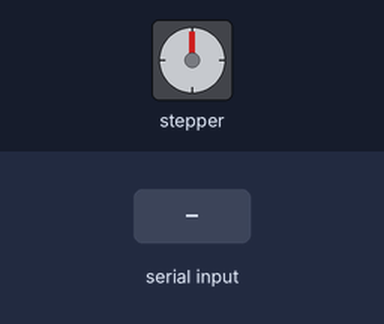
A sketch run on a simulated Arduino Uno, built with avr-gcc and run on an emulated ATmega328P. Parts: stepper motor. Wiring (inferred from the names in the program): stepper motor driver (200 steps per turn assumed): step pin 3; direction pin 4. The inputs (shaded band) are chosen by the test bench. What the sketch prints to the serial monitor is not drawn.

Above: at 1.2 s.
1.3 s: "30,150\n" received over Serial
At 2.4 s:
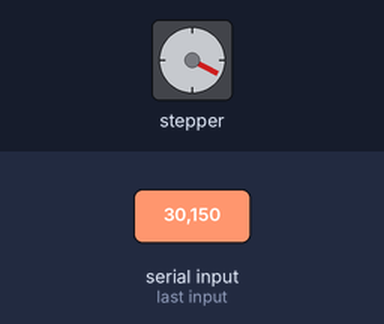
4.3 s: "5\n" received over Serial
At 4.3 s:
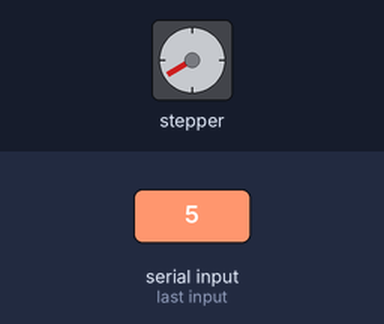
7.3 s: "200\n" received over Serial
At 9.5 s:
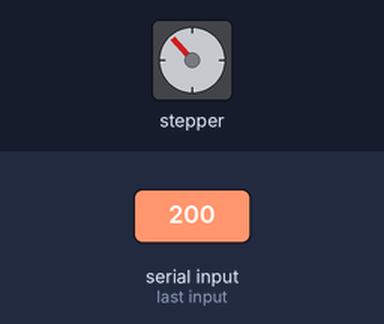
Timing chart, 0 to 11.3 s (numbered marks = the images above; inputs shaded):
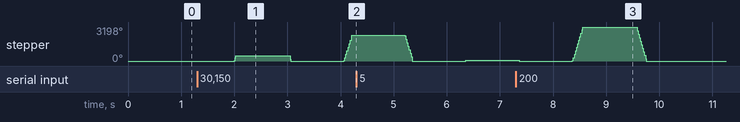

Measured:
- after the input at 1.3 s, stepper: turns 478° clockwise in 0.03 s, then 478° counter-clockwise in 0.03 s, then 2399° clockwise in 0.15 s

The sketch:

StepperMotor_A4988.ino
```cpp
const int stepPin = 3;
const int dirPin = 4;
int stepspeed = 50;
long angle=0,steps=0;
void setup() {
  // Sets the two pins as Outputs
  pinMode(stepPin,OUTPUT);
  pinMode(dirPin,OUTPUT);
  Serial.begin(9600);
  Serial.print("Enter angle: ");
}
void loop() {
  if(Serial.available()>0){
    angle = Serial.parseInt();
    steps = map(angle,0,360,0,3200);
    Serial.println(angle);
    Serial.print("Steps: ");
    Serial.println(steps);
    Serial.print("Enter angle: ");
  }
  digitalWrite(dirPin,HIGH); // Enables the motor to move in a particular direction
  // Makes 200 pulses for making one full cycle rotation
  for(long x = 0; x < steps; x++) {
    digitalWrite(stepPin,HIGH);
    delayMicroseconds(stepspeed);
    digitalWrite(stepPin,LOW);
    delayMicroseconds(stepspeed);
  }
  delay(1000); // One second delay

  digitalWrite(dirPin,LOW); //Changes the rotations direction
  // Makes 400 pulses for making two full cycle rotation
  for(long x = 0; x < steps; x++) {
    digitalWrite(stepPin,HIGH);
    delayMicroseconds(stepspeed);
    digitalWrite(stepPin,LOW);
    delayMicroseconds(stepspeed);
  }
  delay(1000);
}
```
